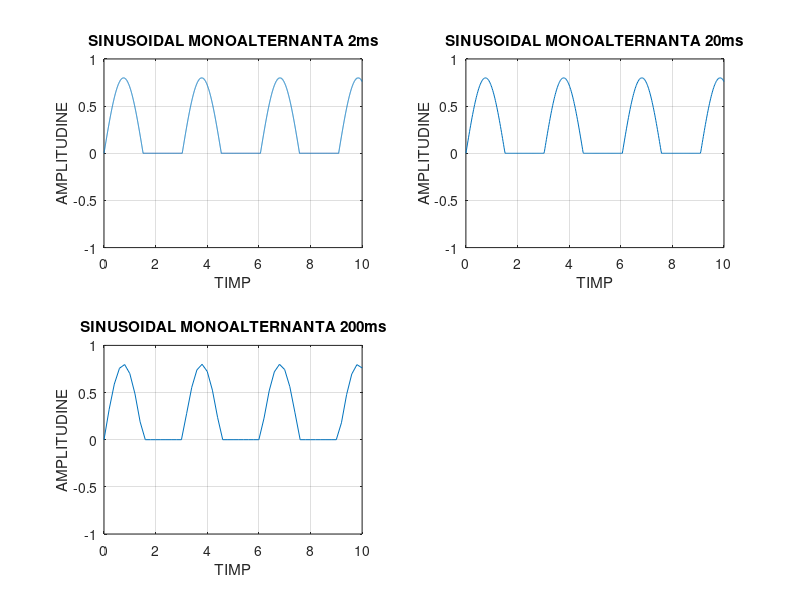

MATLAB code for this plot:
clear all
clc

T=3;                                 %perioada
t = 0:0.002:10;                      %rezolutia temporara, pas initial=0, pasul=0.002 iar pasul final este 10          
x=0.8*sin(2*pi*0.33*t);              %semnalul sinusoidal in functie de t , unde 0.8 este amplitudinea, 2*pi*0.33*t reprezinta w0*t
x(x<0) = 0;                          %semnalul redresat
subplot(2,2,1)         %imparte fereastra grafica in 2 linii si 2 coloane
plot(t,x);                %reprezinta graficul
axis([0 10 -1  1])         %pe OX se vizualizeaza intre valoarea 0 si 10 iar pe OY intre -1 si 1
xlabel('TIMP')                %denumesc axa OX=TIMP
ylabel('AMPLITUDINE')                   %denumesc axa OY=AMPLITUDINE
title('SINUSOIDAL MONOALTERNANTA 2ms')          %denumesc titlul graficului
grid                                  %formatez graficul



t = 0:0.02:10;                      %rezolutia temporara, pas initial=0, pasul=0.02 iar pasul final este 10            
x=0.8*sin(2*pi*0.33*t);                %semnalul sinusoidal in functie de t , unde 0.8 este amplitudinea, 2*pi*0.33*t reprezinta w0*t
x(x<0) = 0;                          %semnalul redresat
subplot(2,2,2)                  %imparte fereastra grafica in 2 linii si 2 coloane     
plot(t,x);                           %reprezinta graficul
axis([0 10 -1  1])                     %pe OX se vizualizeaza intre valoarea 0 si 10 iar pe OY intre -1 si 1
xlabel('TIMP')                      %denumesc axa OX=TIMP
ylabel('AMPLITUDINE')                 %denumesc axa OY=AMPLITUDINE
title('SINUSOIDAL MONOALTERNANTA 20ms')       %denumesc titlul graficului
grid                                %formatez graficul




t = 0:0.2:10;                         %rezolutia temporara, pas initial=0, pasul=0.2 iar pasul final este 10  
x=0.8*sin(2*pi*0.33*t);               %semnalul sinusoidal in functie de t , unde 0.8 este amplitudinea, 2*pi*0.33*t reprezinta w0*t
x(x<0) = 0;                          %semnalul redresat
subplot(2,2,3)                         %imparte fereastra grafica in 2 linii si 2 coloane
plot(t,x);                           %reprezinta graficul
axis([0 10 -1  1])                      %pe OX se vizualizeaza intre valoarea 0 si 10 iar pe OY intre -1 si 1
xlabel('TIMP')                                 %denumesc axa OX=TIMP
ylabel('AMPLITUDINE')                           %denumesc axa OY=AMPLITUDINE
title('SINUSOIDAL MONOALTERNANTA 200ms')            %denumesc titlul graficului 
grid                                     %formatez graficul